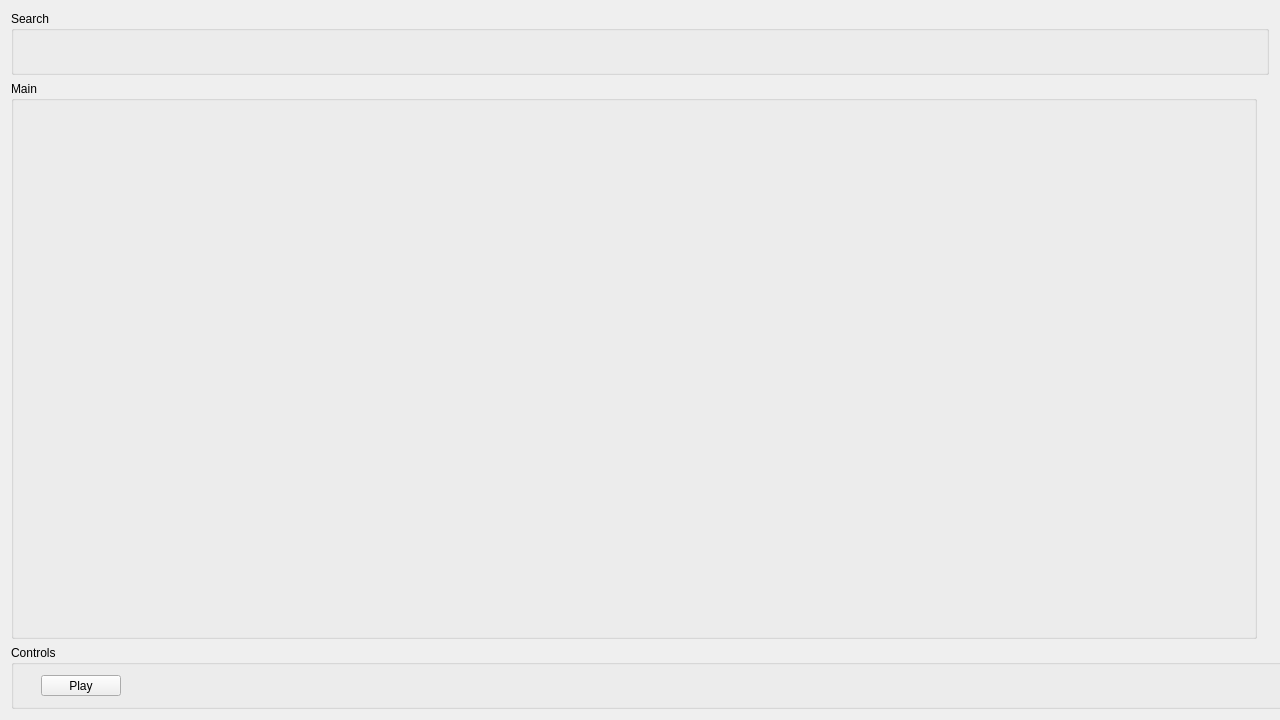
<?xml version="1.0" encoding="UTF-8"?>
<ui version="4.0">
 <class>MainWindow</class>
 <widget class="QMainWindow" name="MainWindow">
  <property name="geometry">
   <rect>
    <x>0</x>
    <y>0</y>
    <width>1280</width>
    <height>720</height>
   </rect>
  </property>
  <property name="minimumSize">
   <size>
    <width>1280</width>
    <height>720</height>
   </size>
  </property>
  <property name="windowTitle">
   <string>MainWindow</string>
  </property>
  <widget class="QWidget" name="centralWidget">
   <property name="cursor">
    <cursorShape>CrossCursor</cursorShape>
   </property>
   <property name="autoFillBackground">
    <bool>false</bool>
   </property>
   <layout class="QGridLayout" name="gridLayout_2">
    <item row="2" column="0">
     <widget class="QGroupBox" name="groupBox">
      <property name="minimumSize">
       <size>
        <width>1280</width>
        <height>0</height>
       </size>
      </property>
      <property name="maximumSize">
       <size>
        <width>16777215</width>
        <height>64</height>
       </size>
      </property>
      <property name="autoFillBackground">
       <bool>false</bool>
      </property>
      <property name="title">
       <string>Controls</string>
      </property>
      <widget class="QPushButton" name="play_btn">
       <property name="geometry">
        <rect>
         <x>30</x>
         <y>30</y>
         <width>80</width>
         <height>21</height>
        </rect>
       </property>
       <property name="text">
        <string>Play</string>
       </property>
       <property name="flat">
        <bool>false</bool>
       </property>
      </widget>
     </widget>
    </item>
    <item row="0" column="0" colspan="3">
     <widget class="QGroupBox" name="groupBox_3">
      <property name="maximumSize">
       <size>
        <width>16777215</width>
        <height>64</height>
       </size>
      </property>
      <property name="title">
       <string>Search</string>
      </property>
     </widget>
    </item>
    <item row="1" column="0">
     <widget class="QGroupBox" name="groupBox_2">
      <property name="title">
       <string>Main</string>
      </property>
     </widget>
    </item>
   </layout>
  </widget>
 </widget>
 <layoutdefault spacing="6" margin="11"/>
 <resources/>
 <connections/>
</ui>
